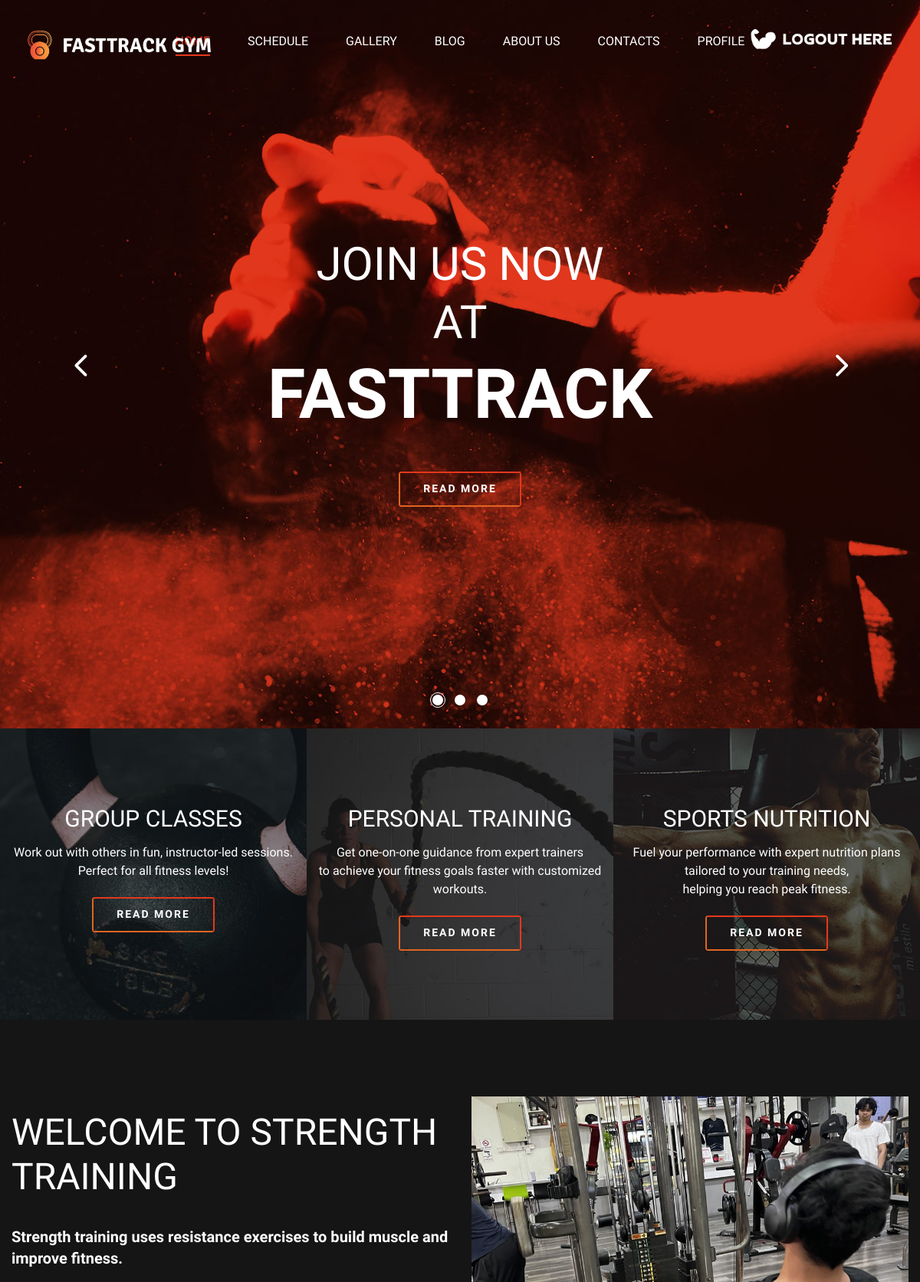
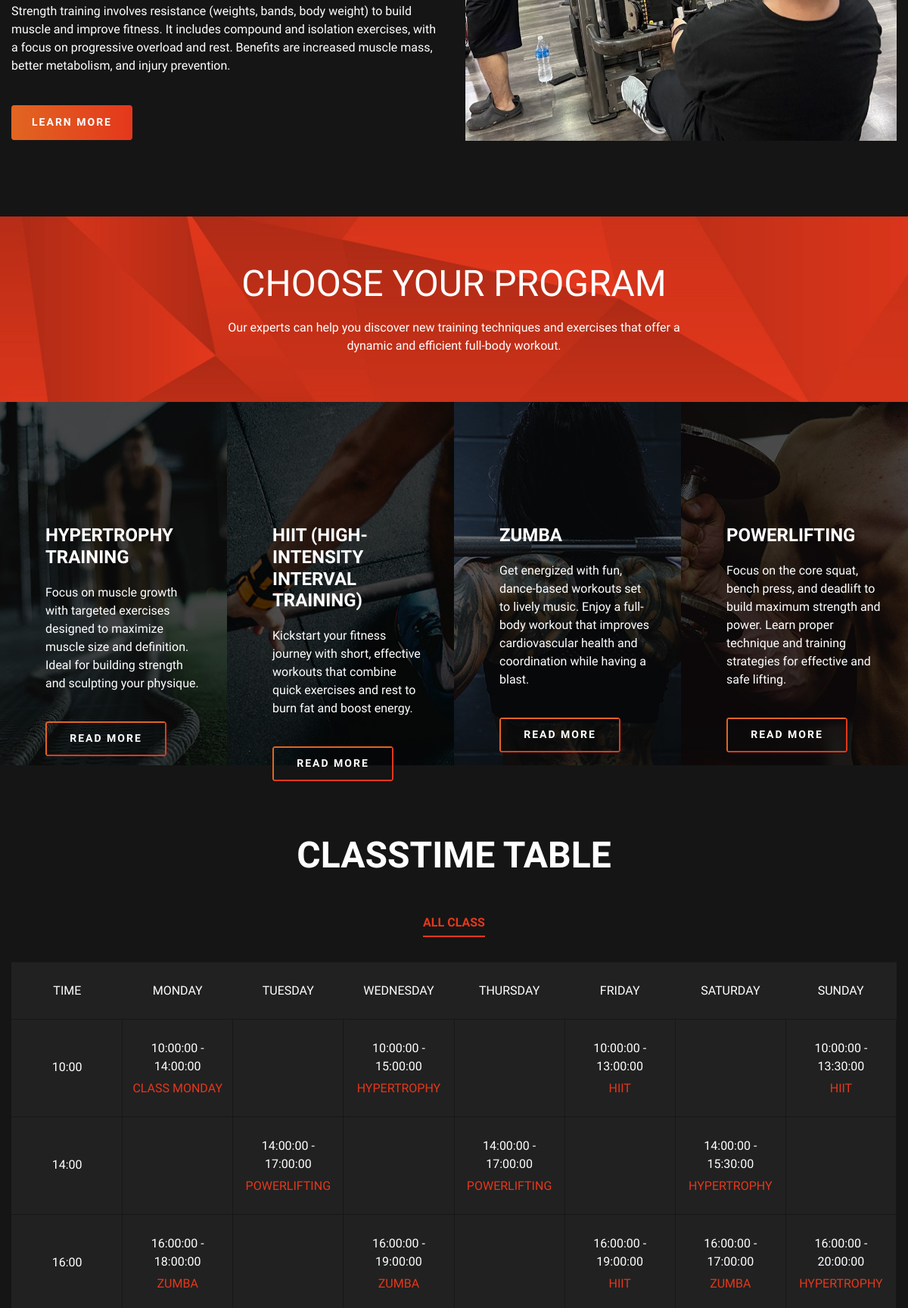
Page /FastTrack/customer.php (upper part) on the committed database (2 pictures, top to bottom).
### tables this page shows
CREATE TABLE `class_schedule` (
  `id` int NOT NULL,
  `day_of_week` varchar(10) DEFAULT NULL,
  `time_slot` time DEFAULT NULL,
  `class_name` varchar(100) DEFAULT NULL,
  `start_time` time DEFAULT NULL,
  `end_time` time DEFAULT NULL
);

### FastTrack/customer.php (the view, shortened to what this page needs)
<!DOCTYPE html>
<html lang="zxx">
<head>
    <link rel="stylesheet" href="css/bootstrap.min.css" type="text/css">
    <link rel="stylesheet" href="css/font-awesome.min.css" type="text/css">
    <link rel="stylesheet" href="css/elegant-icons.css" type="text/css">
    <link rel="stylesheet" href="css/nice-select.css" type="text/css">
    <link rel="stylesheet" href="css/owl.carousel.min.css" type="text/css">
    <link rel="stylesheet" href="css/magnific-popup.css" type="text/css">
    <link rel="stylesheet" href="css/slicknav.min.css" type="text/css">
    <link rel="stylesheet" href="css/style.css" type="text/css">
</head>
<body>
<header class="header-section">
    <div class="container-fluid">
	<header class="header-section">
    <div class="container-fluid">
        <div class="logo">
            <a href="./customer.html">
                <img src="img/logo3.png" alt="FastTrack Gym Logo">
            </a>
        </div>
		<div class="container-fluid">
        <div class="LoginSignup">
            <a href="./logout.php">
                <img src="img/logout.png" style="width: 200px; height: 40px; alt="LoginSignup Logo">
            </a>
        </div>
    </div>
    </div>
</header>
            </div>
            <div class="container">
                <div class="nav-menu">
                    <nav class="mainmenu mobile-menu">
                        <ul>
                            <li class="active"><a href="./customer.html">Home</a></li>
                            <li><a href="./schedule_cus.html">Schedule</a></li>
                            <li><a href="./gallery_cus.html">Gallery</a></li>
                            <li><a href="./blog_cus.html">Blog</a>
                            </li>
							<li><a href="./about-us_cus.html">About us</a></li>
                            <li><a href="./contact_cus.html">Contacts</a></li>
							<li><a href="./viewprofile.php">Profile</a></li>
                        </ul>
                    </nav>
                </div>
            </div>
    </header>
    <section class="hero-section">
        <div class="hero-items owl-carousel">
            <div class="single-hero-item set-bg" data-setbg="img/hero-slider/hero-1.jpg">
                <div class="container">
                    <div class="row">
                        <div class="col-lg-12">
                            <div class="hero-text">
                                <h2>Join Us Now</h2>
								<h2>At</h2>
                                <h1>FASTTRACK</h1>
                                <a href="#" class="primary-btn">Read More</a>
                            </div>
                        </div>
                    </div>
                </div>
            </div>
        </div>
    </section>
    <section class="feature-section">
        <div class="container-fluid">
            <div class="row">
                <div class="col-md-4">
                    <div class="feature-item set-bg" data-setbg="img/feature/feature-1.jpg">
                        <h3>GROUP CLASSES</h3>
                        <p>Work out with others in fun, instructor-led sessions. <br/> Perfect for all fitness levels!</p>
                        <a href="#" class="primary-btn f-btn">Read More</a>
                    </div>
                </div>
                <div class="col-md-4">
                    <div class="feature-item set-bg" data-setbg="img/feature/feature-2.jpg">
                        <h3>PERSONAL TRAINING</h3>
                        <p>Get one-on-one guidance from expert trainers<br /> to achieve your fitness goals faster with customized workouts.</p>
                        <a href="#" class="primary-btn f-btn">Read More</a>
                    </div>
                </div>
                <div class="col-md-4">
                    <div class="feature-item set-bg" data-setbg="img/feature/feature-3.jpg">
                        <h3>Sports Nutrition</h3>
                        <p>Fuel your performance with expert nutrition plans tailored to your training needs,<br /> helping you reach peak fitness.</p>
                        <a href="#" class="primary-btn f-btn">Read More</a>
                    </div>
                </div>
            </div>
        </div>
    </section>
    <section class="home-about spad">
        <div class="container">
            <div class="row">
                <div class="col-lg-6">
                    <div class="about-text">
                        <h2>WELCOME TO Strength Training</h2>
                        <p class="short-details">Strength training uses resistance exercises to build muscle and improve fitness.</p>
                        <p class="long-details">Strength training involves resistance (weights, bands, body weight) to build muscle
						and improve fitness. It includes compound and isolation exercises, with a focus on progressive overload and rest.
						Benefits are increased muscle mass, better metabolism, and injury prevention.</p>
                        <a href="#" class="primary-btn about-btn">Learn More</a>
                    </div>
                </div>
                <div class="col-lg-6">
                    <div class="about-img">
                        <img src="img/strength.jpg" alt="">
                    </div>
                </div>
            </div>
        </div>
    </section>
    <section class="classes-section">
        <div class="class-title set-bg" data-setbg="img/classes-title-bg.jpg">
            <div class="container">
                <div class="row">
                    <div class="col-lg-7 m-auto text-center">
                        <div class="section-title pl-lg-4 pr-lg-4 pl-0 pr-0">
                            <h2>Choose Your Program</h2>
                            <p>Our experts can help you discover new training techniques and exercises that offer a dynamic and efficient full-body workout.</p>
                        </div>
                    </div>
                </div>
            </div>
        </div>
        <div class="container-fluid">
            <div class="row">
                <div class="col-lg-3 col-sm-6">
                    <div class="classes-item set-bg" data-setbg="img/classes/class-1.jpg">
                        <h4>Hypertrophy Training</h4>
                        <p>Focus on muscle growth with targeted exercises designed to maximize muscle size and definition.
						Ideal for building strength and sculpting your physique.</p>
                        <a href="#" class="primary-btn class-btn">Read More</a>
                    </div>
                </div>
                <div class="col-lg-3 col-sm-6">
                    <div class="classes-item set-bg" data-setbg="img/classes/class-2.jpg">
                        <h4>HIIT (High-Intensity Interval Training)</h4>
                        <p>Kickstart your fitness journey with short, effective workouts that combine quick exercises and rest to burn fat and boost energy.
                        </p>
                        <a href="#" class="primary-btn class-btn">Read More</a>
                    </div>
                </div>
                <div class="col-lg-3 col-sm-6">
                    <div class="classes-item set-bg" data-setbg="img/classes/class-3.jpg">
                        <h4>zumba</h4>
                        <p>Get energized with fun, dance-based workouts set to lively music.
						Enjoy a full-body workout that improves cardiovascular health and coordination while having a blast. </p>
                        <a href="#" class="primary-btn class-btn">Read More</a>
                    </div>
                </div>
                <div class="col-lg-3 col-sm-6">
                    <div class="classes-item set-bg" data-setbg="img/classes/class-4.jpg">
                        <h4>Powerlifting</h4>
                        <p>Focus on the core squat, bench press, and deadlift to build maximum strength and power.
						Learn proper technique and training strategies for effective and safe lifting.</p>
                        <a href="#" class="primary-btn class-btn">Read More</a>
                    </div>
                </div>
            </div>
        </div>
    </section>
    <section class="classtime-section class-time-table spad">
        <div class="container">
            <div class="row">
                <div class="col-lg-12 text-center">
                    <div class="section-title">
                        <h2>Classtime Table</h2>
                    </div>
                </div>
            </div>
            <div class="row">
                <div class="col-lg-12">
                    <div class="timetable-controls">
                        <ul>
                            <li class="active" data-tsfilter="all">all class</li>
                        </ul>
                    </div>
                </div>
            </div>
<div class="classtime-table">
<table class= "myTable">
    <thead>
        <tr>
            <th>Time</th>
            <th>Monday</th>
            <th>Tuesday</th>
            <th>Wednesday</th>
            <th>Thursday</th>
            <th>Friday</th>
            <th>Saturday</th>
            <th>Sunday</th>
        </tr>
    </thead>
    <tbody>
        <?php
$servername = "localhost";
$username = "Webs392024";
$password = "Webs392024";
$dbname = "fasttrack_gym";
$conn = new mysqli($servername, $username, $password, $dbname);
        $time_slots = ['10:00:00', '14:00:00', '16:00:00', '18:00:00', '20:00:00'];
        $days_of_week = ['Monday', 'Tuesday', 'Wednesday', 'Thursday', 'Friday', 'Saturday', 'Sunday'];
        foreach ($time_slots as $time) {
            echo "<tr>";
            echo "<td class='workout-time'>" . date('H:i', strtotime($time)) . "</td>";
            foreach ($days_of_week as $day) {
                echo "<td class='hover-bg ts-item' data-tsmeta='crossfit' id='cell_{$day}_{$time}'>";
                $query = "SELECT * FROM class_schedule WHERE day_of_week = '$day' AND time_slot = '$time'";
                $result = mysqli_query($conn, $query);
                if (mysqli_num_rows($result) > 0) {
                    $row = mysqli_fetch_assoc($result);
                    echo "<span>{$row['start_time']} - {$row['end_time']}</span><h6>{$row['class_name']}</h6>";
                }
                echo "</td>";
            }
            echo "</tr>";
        }
        ?>
    </tbody>
</table>
</div >
        </div>
    </section>
</body>
</html>

### rows in the picture
class_schedule: start_time "10:00:00", end_time "14:00:00", class_name "CLASS MONDAY"
class_schedule: start_time "10:00:00", end_time "15:00:00", class_name "HYPERTROPHY"
class_schedule: start_time "10:00:00", end_time "13:00:00", class_name "HIIT"
class_schedule: start_time "10:00:00", end_time "13:30:00", class_name "HIIT"
class_schedule: start_time "14:00:00", end_time "17:00:00", class_name "POWERLIFTING"
class_schedule: start_time "14:00:00", end_time "17:00:00", class_name "POWERLIFTING"
class_schedule: start_time "14:00:00", end_time "15:30:00", class_name "HYPERTROPHY"
class_schedule: start_time "16:00:00", end_time "18:00:00", class_name "ZUMBA"
class_schedule: start_time "16:00:00", end_time "19:00:00", class_name "ZUMBA"
class_schedule: start_time "16:00:00", end_time "19:00:00", class_name "HIIT"
class_schedule: start_time "16:00:00", end_time "17:00:00", class_name "ZUMBA"
class_schedule: start_time "16:00:00", end_time "20:00:00", class_name "HYPERTROPHY"

### other values in the picture
date('H:i', strtotime($time)) "10:00"
date('H:i', strtotime($time)) "14:00"
date('H:i', strtotime($time)) "16:00"
